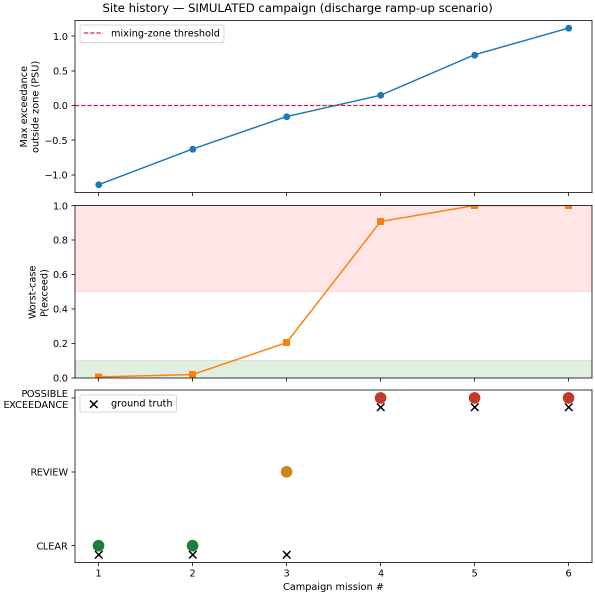
#> input picture brinewatch/site_history/site_history_trend.png, 1190 x 1190 px (shown at 1/2 size)
$ python -i make_fasttrack_competition_video.py   (imports and definitions only)
#> lines starting #> are read from the running program, lines starting #| are printed output that depends on the picture
#> further down, picture is the input picture: shape (1190, 1190, 3); mean B, G, R 245, 245.5, 248.8
"""Assemble the final Full-HD BrineWatch competition film with OpenCV."""
from __future__ import annotations

import argparse
import json
import math
from pathlib import Path

import cv2
import numpy as np

ROOT = Path(__file__).resolve().parents[2]
W, H, FPS = 1920, 1080, 30
BG = (29, 23, 6)          # BGR #06171d
TEAL = (191, 212, 45)     # BGR #2dd4bf
WHITE = (252, 251, 244)
MUTED = (188, 183, 157)
RED = (133, 113, 251)


def grade_underwater(frame):
    x = frame.astype(np.float32) / 255.0
    x = np.clip((x - .5) * 1.23 + .43, 0, 1)
    x = np.power(x, 1.04)
    out = np.uint8(np.clip(x * 255, 0, 255))
    hsv = cv2.cvtColor(out, cv2.COLOR_BGR2HSV).astype(np.float32)
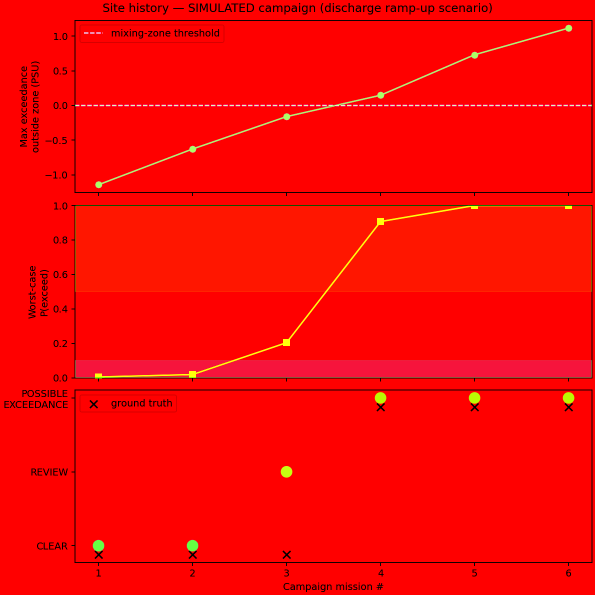
#> hsv: shape (1190, 1190, 3) float32 (shown at 1/2 size); mean B, G, R 2.3, 5.6, 249.9
    hsv[:, :, 1] = np.clip(hsv[:, :, 1] * 1.08, 0, 255)
    out = cv2.cvtColor(hsv.astype(np.uint8), cv2.COLOR_HSV2BGR)
    blur = cv2.GaussianBlur(out, (0, 0), 1.25)
    return cv2.addWeighted(out, 1.22, blur, -.22, 0)


# [8 lines left out: function cover, not called in this run]


def text(frame, value, xy, size, color=WHITE, thickness=2):
    cv2.putText(frame, value, xy, cv2.FONT_HERSHEY_SIMPLEX, size, color,
                thickness, cv2.LINE_AA)


# [259 lines left out: functions banner, cinematic_caption, read_image, add_static_stage, main, not called in this run]


# [2 lines not run here, left out]

>>> import cv2
>>> picture = cv2.imread('../site_history/site_history_trend.png')
>>> result = grade_underwater(picture)
